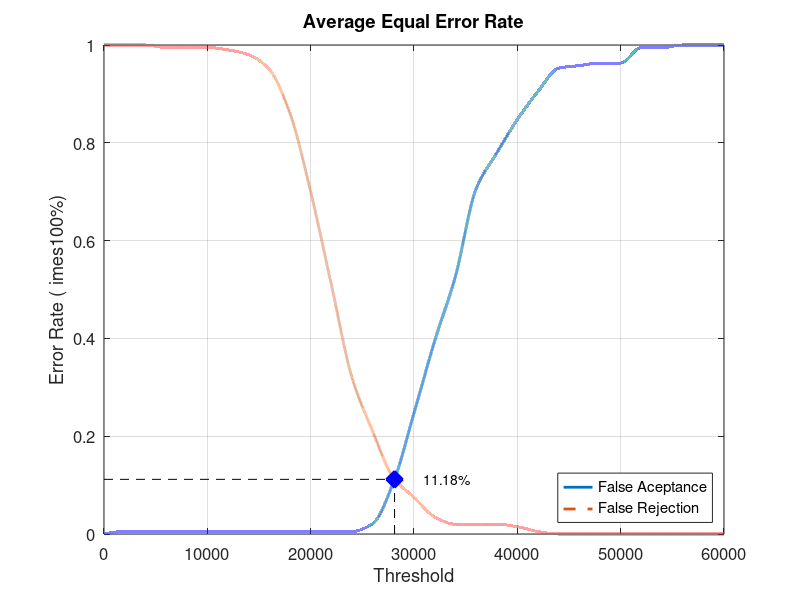
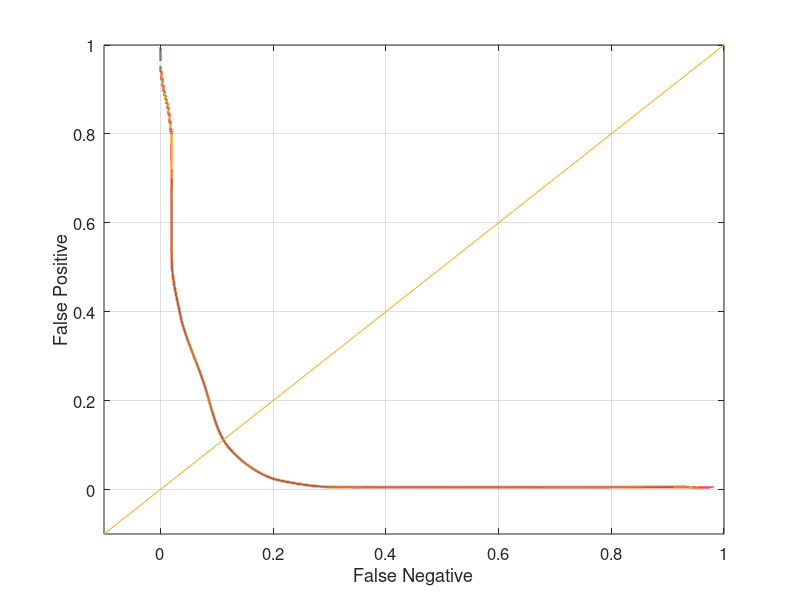

Reproduce these figures in MATLAB, in order.
close all;
clear;
clc;
x = 0:2000:60000;
xq = 0:0.5:60000;

y0 = [0 0.00526316 0.00526316 0.00526316 0.00526316 0.00526316 0.00526316 0.00526316 0.00526316 0.00526316 0.00526316 0.00526316 0.00526316 0.0210526 0.105263 0.247368 0.394737 0.526316 0.705263 0.778947 0.847368 0.905263 0.952632 0.957895 0.963158 0.963158 0.994737 0.994737 1 1 1]
yy0 = interp1(x, y0, xq, 'pchip');
y1 = [1 1 1 0.995 0.995 0.995 0.99 0.98 0.95 0.86 0.7 0.51 0.32 0.21 0.115 0.075 0.035 0.02 0.02 0.02 0.015 0.005 0 0 0 0 0 0 0 0 0]
yy1 = interp1(x, y1, xq, 'pchip');

% Calculating EER: 
y2 = abs(y0 - y1);
find(y2 == min(y2))
yy2 = abs(yy0 - yy1);
xEER = find(yy2 == min(yy2));
xEERIndex = xq(xEER) % X-axis EER
yEER = yy0(xEER) % Y-axis EER

main = figure
plot(xq, yy0,'-','LineWidth', 2);	hold on
plot(xq, yy1,'--','LineWidth', 2);	hold on
plot([xEERIndex xEERIndex], [0 yEER], 'k--');	hold on
plot([0 xEERIndex], [yEER yEER], 'k--');	hold on
plot(xEERIndex, yEER, 'bx', 'LineWidth', 10);	hold on
text(xEERIndex + 10 * xEERIndex / 100, yEER, [num2str(round((10000 * yEER)) / 100) '%'])
legend('False Aceptance', 'False Rejection', 'Location', 'SouthEast')
xlabel('Threshold')
ylabel('Error Rate (	imes100%)')
title('Average Equal Error Rate')
set(gca, 'FontSize', 12)
axis([0 60000 0 1])
grid on

print(main, 'Database5_2Main', '-dpng');
FNRxFPR = figure('Color', [1 1 1]);
plot(yy1, yy0, '-', yy1, yy0, 'LineWidth', 2);
hold on
y = -0.1:0.1:1
plot(y, y); 
set(gca, 'FontSize', 12)
xlabel('False Negative')
ylabel('False Positive')
axis([-0.1 1 -0.1 1])
set(gca, 'FontSize', 12)
grid on

print(FNRxFPR, 'Database5_2FNRxFPR','-dpng');
